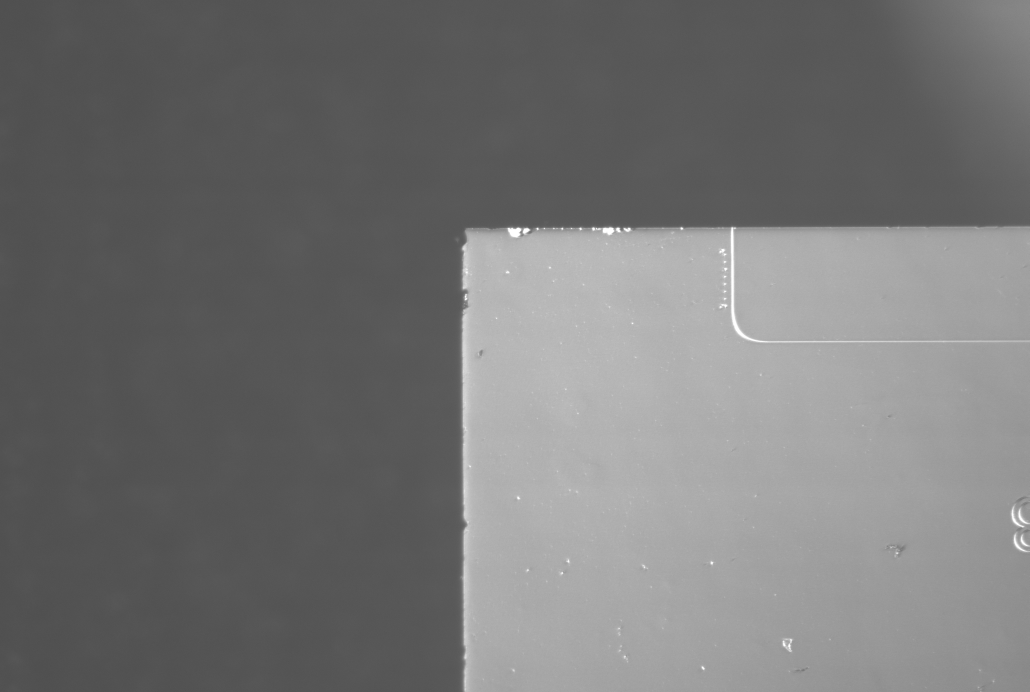
#> input picture Pictures/foto6.png, 3088 x 2076 px (shown at 1/3 size)
$ python 'Edge detection with detection in ROI.py'
#> lines starting #> are read from the running program, lines starting #| are printed output that depends on the picture; after the words box and inside, x2 and y2 are one past the last pixel; in counts of white or black regions, pixels touching at a corner belong together
import cv2
import numpy as np
import matplotlib.pyplot as plt
from sklearn.linear_model import RANSACRegressor

Thickness_Lines_Edge = 3
Draw_Edge = True
Radius_Intersection = 10
Draw_Edge_Intersection = False
Thickness_Lines_ROI = 1
Draw_ROI = False
Thickness_Lines_Waveguide_Entrance = 3
Draw_Waveguide_Entrance = True
draw_jhdjhfjhsjhfjsk_kdjkf = True


# Function to adjust contrast
def adjust_contrast(image, alpha, beta):
    return cv2.convertScaleAbs(image, alpha=alpha, beta=beta)

# Function to perform Canny edge detection and Hough Line transform
def detect_lines(image, min_stiffness_canny, max_stiffness_canny, threshold_Hough, minLineLenght_Hough, maxLineGap_Hough):
    # Convert to grayscale
    gray = cv2.cvtColor(image, cv2.COLOR_BGR2GRAY)

    # Apply Gaussian blur
    blurred = cv2.GaussianBlur(gray, (5, 5), 0)

    # Apply Canny Edge Detection
    edges = cv2.Canny(blurred, min_stiffness_canny, max_stiffness_canny)

    # Use Hough Line Transform to detect lines
    lines = cv2.HoughLinesP(edges, rho=1, theta=np.pi/180, threshold=threshold_Hough, minLineLength=minLineLenght_Hough, maxLineGap=maxLineGap_Hough)

    # Separate into horizontal and vertical lines
    horizontal_lines = [line[0] for line in lines if abs(line[0][3] - line[0][1]) < 20]  # Horizontal lines
    vertical_lines = [line[0] for line in lines if abs(line[0][2] - line[0][0]) < 20]    # Vertical lines

    return horizontal_lines, vertical_lines

# Function to fit RANSAC lines for both horizontal and vertical sets
def fit_ransac_lines(horizontal_lines, vertical_lines):
    slope_horizontal, intercept_horizontal, slope_vertical, intercept_vertical = None, None, None, None

    # Fit horizontal lines
    if len(horizontal_lines) > 0:
        horizontal_points = np.array([[x1, y1] for x1, y1, x2, y2 in horizontal_lines] + [[x2, y2] for x1, y1, x2, y2 in horizontal_lines])
        slope_horizontal, intercept_horizontal = fit_line_ransac(horizontal_points)

    # Fit vertical lines
    if len(vertical_lines) > 0:
        vertical_points = np.array([[x1, y1] for x1, y1, x2, y2 in vertical_lines] + [[x2, y2] for x1, y1, x2, y2 in vertical_lines])
        slope_vertical, intercept_vertical = fit_line_ransac(vertical_points)

    return slope_horizontal, intercept_horizontal, slope_vertical, intercept_vertical

# RANSAC line fitting function
def fit_line_ransac(points):
    if len(points) < 2:
        return None  # Not enough points to fit a line
    ransac = RANSACRegressor()
    x = points[:, 0].reshape(-1, 1)
    y = points[:, 1]
    ransac.fit(x, y)
    slope = ransac.estimator_.coef_[0]  # Slope (m)
    intercept = ransac.estimator_.intercept_  # Intercept (b)
    return slope, intercept

# Function to find the exact intersection of two lines given their slopes and intercepts
def find_exact_intersection(m1, b1, m2, b2):
    if m1 == m2:
        raise ValueError("The lines are parallel and have no intersection.")
    x_intersection = (b2 - b1) / (m1 - m2)
    y_intersection = m1 * x_intersection + b1
    return int(x_intersection), int(y_intersection)

# Function to create a rotated rectangular ROI under the horizontal line
def create_rotated_rectangle_roi(intersection, slope_horizontal, width=200, height=200, offset=811):
    # Starting point for the rectangle (offset based on the middle of the horizontal line)
    x_center = intersection[0] + offset
    y_center = int(slope_horizontal * (x_center - intersection[0]) + intersection[1])  # Adjust y based on slope

    # Calculate direction vector based on the slope of the horizontal line
    dx = width // 2
    dy = int(slope_horizontal * dx)

    # Instead of positioning the center, we will position the top of the rectangle under the line
    top_y = y_center + dy  # Positioning the top of the rectangle

    # Calculate the four corners of the rotated rectangle
    roi_corners = [
        (x_center - dx, top_y),  # Top-left corner
        (x_center + dx, top_y),  # Top-right corner
        (x_center + dx, top_y + height),  # Bottom-right corner
        (x_center - dx, top_y + height)   # Bottom-left corner
    ]

    return roi_corners

# Function to draw lines and the ROI on the image, including translating ROI lines to full image
def draw_lines_and_roi(image, slope_horizontal, intercept_horizontal, slope_vertical, intercept_vertical, intersection, roi_corners, vertical_lines_roi):
    construction_lines_image = image.copy()

    # Draw the horizontal construction line
    if slope_horizontal is not None and Draw_Edge:
        extended_horizontal_line = line_from_slope_intercept(slope_horizontal, intercept_horizontal, image.shape, axis='horizontal')
        x1, y1, x2, y2 = extended_horizontal_line
        cv2.line(construction_lines_image, (x1, y1), (x2, y2), (255, 0, 0), Thickness_Lines_Edge)  # Blue horizontal line

    # Draw the vertical construction line
    if slope_vertical is not None and Draw_Edge:
        extended_vertical_line = line_from_slope_intercept(slope_vertical, intercept_vertical, image.shape, axis='vertical')
        x1, y1, x2, y2 = extended_vertical_line
        cv2.line(construction_lines_image, (x1, y1), (x2, y2), (255, 0, 0), Thickness_Lines_Edge)  # Blue vertical line

    # Draw the intersection point
    if intersection is not None and Draw_Edge_Intersection:
        cv2.circle(construction_lines_image, intersection, Radius_Intersection, (0, 255, 0), -1)  # Green small dot

    # Draw the rotated ROI
    if roi_corners and Draw_ROI:
        for i in range(4):
            cv2.line(construction_lines_image, roi_corners[i], roi_corners[(i+1) % 4], (0, 255, 255), Thickness_Lines_ROI)  # Yellow

    # Draw the vertical centerline from the ROI onto the full image
    if centerline_x is not None and roi_corners and Draw_Waveguide_Entrance:
        # Calculate the top-left corner of the ROI in the original image
        x_min = min([x for x, y in roi_corners])

        # Translate the centerline x-coordinate back to the full image
        centerline_x_translated = centerline_x + x_min

        # Draw the centerline on the original image
        cv2.line(construction_lines_image, (centerline_x_translated, 0), (centerline_x_translated, image.shape[0]), (0, 255, 0), Thickness_Lines_Waveguide_Entrance)  # Green centerline

    # Show the final image with ROI and vertical lines from ROI drawn on the full image
    plt.figure(figsize=(15, 7))
    plt.imshow(cv2.cvtColor(construction_lines_image, cv2.COLOR_BGR2RGB))
    plt.title("Full Image with ROI and Vertical Lines from ROI")
    plt.axis('off')
    plt.show()

# Function to convert slope and intercept to line endpoints
def line_from_slope_intercept(slope, intercept, image_shape, axis='horizontal'):
    height, width = image_shape[:2]
    if axis == 'horizontal':
        x1, x2 = 0, width
        y1 = int(slope * x1 + intercept)
        y2 = int(slope * x2 + intercept)
        return np.array([x1, y1, x2, y2], dtype=np.int32)
    else:  # For vertical line, x is constant
        y1, y2 = 0, height
        x1 = int((y1 - intercept) / slope) if slope != 0 else intercept
        x2 = int((y2 - intercept) / slope) if slope != 0 else intercept
        return np.array([x1, y1, x2, y2], dtype=np.int32)

# Function to extract the ROI from the image based on the rectangle's corner points
def extract_roi(image, roi_corners):
    # Find bounding box around the rotated rectangle
    x_min = min([x for x, y in roi_corners])
    x_max = max([x for x, y in roi_corners])
    y_min = min([y for x, y in roi_corners])
    y_max = max([y for x, y in roi_corners])

    # Ensure ROI is within image boundaries
    x_min = max(0, x_min)
    y_min = max(0, y_min)
    x_max = min(image.shape[1], x_max)
    y_max = min(image.shape[0], y_max)

    # Extract the ROI as a cropped section of the image
    roi_image = image[y_min:y_max, x_min:x_max]
    return roi_image

# Function to detect lines in the ROI
def detect_lines_in_roi(roi_image):

    # Adjust contrast for better edge detection
    roi_adjusted_image = adjust_contrast(roi_image, 1, 1)

    # Detect lines inside the ROI
    horizontal_lines, vertical_lines = detect_lines(roi_adjusted_image, 40, 50, 50, 50, 50)

    # Fit RANSAC lines in the ROI
    slope_horizontal, intercept_horizontal, slope_vertical, intercept_vertical = fit_ransac_lines(horizontal_lines, vertical_lines)

    return horizontal_lines, vertical_lines, slope_horizontal, intercept_horizontal, slope_vertical, intercept_vertical

# Function to fit and draw construction lines and the midpoint line
def draw_construction_lines_roi(roi_image, vertical_lines):
    # Copy the ROI for drawing
    roi_with_construction_lines = roi_image.copy()

    # To store the x positions of the two vertical construction lines
    vertical_x_positions = []

    # Loop through detected vertical lines and fit a RANSAC line to each
    for line in vertical_lines:
        x1, y1, x2, y2 = line
        points = np.array([[x1, y1], [x2, y2]])

        # Handle vertical lines separately
        if x2 - x1 == 0:  # If the line is vertical
            vertical_x_positions.append(x1)  # Store the x-coordinate
        else:
            # Fit RANSAC line if it's not perfectly vertical
            slope, intercept = fit_line_ransac(points)

            # Calculate the endpoints for the extended construction line
            height = roi_with_construction_lines.shape[0]
            x1_extended = int((0 - intercept) / slope)  # Intersection with top of the ROI
            x2_extended = int((height - intercept) / slope)  # Intersection with bottom of the ROI

            # Store the x-coordinate of the construction line
            vertical_x_positions.append((x1_extended + x2_extended) // 2)

    # Calculate the midpoint line between the two vertical lines
    if len(vertical_x_positions) >= 2:
        mid_x = sum(vertical_x_positions) // len(vertical_x_positions)  # Average of x-positions

        # Draw the midpoint construction line
        cv2.line(roi_with_construction_lines, (mid_x, 0), (mid_x, roi_with_construction_lines.shape[0]), (255, 0, 0), 1)  # Blue midpoint line

        # Show the ROI with construction lines and the midpoint line
        plt.figure(figsize=(10, 5))
        plt.imshow(cv2.cvtColor(roi_with_construction_lines, cv2.COLOR_BGR2RGB))
        plt.title("Construction Lines and Midpoint Line in ROI")
        plt.axis('off')
        plt.show()

        return mid_x  # Return the centerline's x-coordinate for use in the full image
    return None

# Load the image
image_path = "./Pictures/foto6.png"  # Replace with your image path
image = cv2.imread(image_path)
#> image is the input picture: shape (2076, 3088, 3); min 74, max 255, mean 116.9

# Adjust contrast for better edge detection
adjusted_image = adjust_contrast(image, 2, 1)
#> in adjust_contrast, `return cv2.convertScaleAbs(image, alpha=alpha, beta=beta)`:
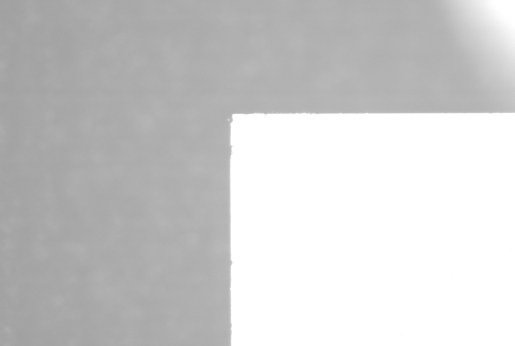
#> returned value: shape (2076, 3088, 3) (shown at 1/6 size); min 149, max 255, mean 204.6

# Detect lines
horizontal_lines, vertical_lines = detect_lines(adjusted_image, 50, 60, 50, 50, 10)
#> in detect_lines, `edges = cv2.Canny(blurred, min_stiffness_canny, max_stiffness_canny)`:
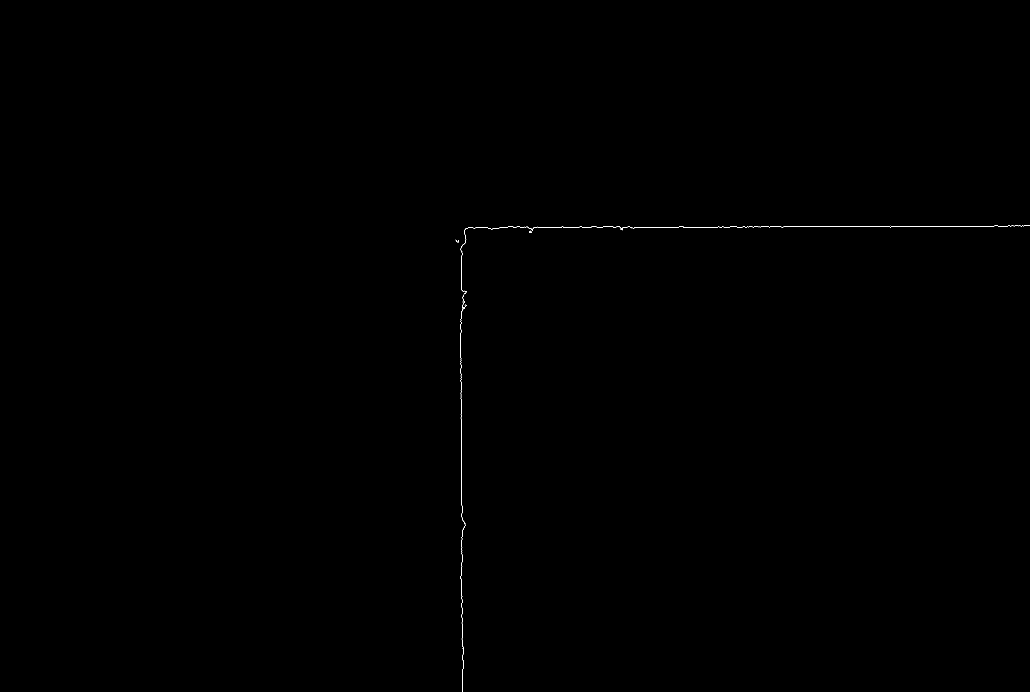
#> edges: shape (2076, 3088) (shown at 1/3 size); 0.05% white in thin lines or dots, all inside (x1, y1, x2, y2) = (1367, 677, 3088, 2076)
#> in detect_lines, `lines = cv2.HoughLinesP(edges, rho=1, theta=np.pi/180, threshold=thres..`: lines = 19 rows, first 6: [2228, 680, 2571, 680], [1948, 681, 2036, 681], [1385, 1662, 1385, 1611], [2678, 679, 2816, 679], [1384, 1489, 1384, 1284], [1383, 867, 1383, 812]
#> in detect_lines, `horizontal_lines = [line[0] for line in lines if abs(line[0][3] - line..`: horizontal_lines = [[2228, 680, 2571, 680], [1948, 681, 2036, 681], [2678, 679, 2816, 679], [1607, 682, 1735, 682], [2817, 678, 2931, 678], [1404, 683, 1463, 683], [2050, 681, 2189, 681], [3010, 678, 3078, 677], [1837, 680, 1892, 681], [2524, 679, 2666, 679]]
#> in detect_lines, `vertical_lines = [line[0] for line in lines if abs(line[0][2] - line[0..`: vertical_lines = [[1385, 1662, 1385, 1611], [1384, 1489, 1384, 1284], [1383, 867, 1383, 812], [1386, 1932, 1386, 1823], [1382, 1093, 1382, 957], [1383, 1283, 1383, 1121], [1385, 1797, 1385, 1745], [1387, 2070, 1387, 2011], [1385, 806, 1385, 754]]

# Fit RANSAC lines
slope_horizontal, intercept_horizontal, slope_vertical, intercept_vertical = fit_ransac_lines(horizontal_lines, vertical_lines)
#> in fit_ransac_lines, `horizontal_points = np.array([[x1, y1] for x1, y1, x2, y2 in horizonta..`: horizontal_points = 20 rows, first 8: [2228, 680], [1948, 681], [2678, 679], [1607, 682], [2817, 678], [1404, 683], [2050, 681], [3010, 678]
#> in fit_line_ransac, `x = points[:, 0].reshape(-1, 1)`: x = 20 values, max 3078 at index 17, min 1404 at index 5, mean 2274
#> in fit_line_ransac, `y = points[:, 1]`: y = 20 values, max 683 at index 5, min 677 at index 17, mean 680.1
#> in fit_ransac_lines, `slope_horizontal, intercept_horizontal = fit_line_ransac(horizontal_po..`: slope_horizontal = -0.00325; intercept_horizontal = 687.5
#> in fit_ransac_lines, `vertical_points = np.array([[x1, y1] for x1, y1, x2, y2 in vertical_li..`: vertical_points = 18 rows, first 8: [1385, 1662], [1384, 1489], [1383, 867], [1386, 1932], [1382, 1093], [1383, 1283], [1385, 1797], [1387, 2070]
#> in fit_ransac_lines, `slope_vertical, intercept_vertical = fit_line_ransac(vertical_points)`: slope_vertical = 254.7; intercept_vertical = -351074.1
#> slope_horizontal = -0.00325; intercept_horizontal = 687.5; slope_vertical = 254.7; intercept_vertical = -351074.1

# Get intersection point
if slope_horizontal is not None and slope_vertical is not None:
    intersection = find_exact_intersection(slope_horizontal, intercept_horizontal, slope_vertical, intercept_vertical)
#> in find_exact_intersection, `x_intersection = (b2 - b1) / (m1 - m2)`: x_intersection = 1381.3
#> in find_exact_intersection, `y_intersection = m1 * x_intersection + b1`: y_intersection = 683
#> intersection = (1381, 683)
    print(f"Intersection Point: {intersection}")
#| Intersection Point: (1381, 683)
else:
    intersection = None

# Create the rotated ROI
if intersection is not None and slope_horizontal is not None:
    roi_corners = create_rotated_rectangle_roi(intersection, slope_horizontal)
#> in create_rotated_rectangle_roi, `x_center = intersection[0] + offset`: x_center = 2192
#> in create_rotated_rectangle_roi, `y_center = int(slope_horizontal * (x_center - intersection[0]) + inter..`: y_center = 680
#> in create_rotated_rectangle_roi, `dy = int(slope_horizontal * dx)`: dy = 0
#> in create_rotated_rectangle_roi, `top_y = y_center + dy`: top_y = 680
#> in create_rotated_rectangle_roi, `roi_corners = [ (x_center - dx, top_y),`: roi_corners = [(2092, 680), (2292, 680), (2292, 880), (2092, 880)]
    print(f"ROI Corners: {roi_corners}")
#| ROI Corners: [(2092, 680), (2292, 680), (2292, 880), (2092, 880)]
else:
    roi_corners = None

# If ROI is created, extract it and detect lines within it
if roi_corners:
    # Extract the ROI from the image
    roi_image = extract_roi(image, roi_corners)
#> in extract_roi, `x_min = min([x for x, y in roi_corners])`: x_min = 2092
#> in extract_roi, `x_max = max([x for x, y in roi_corners])`: x_max = 2292
#> in extract_roi, `y_min = min([y for x, y in roi_corners])`: y_min = 680
#> in extract_roi, `y_max = max([y for x, y in roi_corners])`: y_max = 880
#> in extract_roi, `roi_image = image[y_min:y_max, x_min:x_max]`:
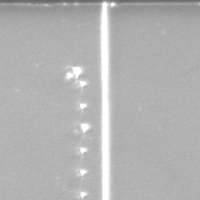
#> roi_image: shape (200, 200, 3); min 101, max 255, mean 179.1

    # Detect lines in the ROI
    horizontal_lines_roi, vertical_lines_roi, slope_horizontal_roi, intercept_horizontal_roi, slope_vertical_roi, intercept_vertical_roi = detect_lines_in_roi(roi_image)
#> call 2 of detect_lines, with min_stiffness_canny = 40, max_stiffness_canny = 50, threshold_Hough = 50, minLineLenght_Hough = 50, maxLineGap_Hough = 50
#> in detect_lines (call 2), `edges = cv2.Canny(blurred, min_stiffness_canny, max_stiffness_canny)`:
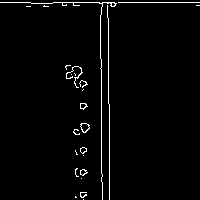
#> edges: shape (200, 200); 2.3% white in thin lines or dots
#> in detect_lines (call 2), `lines = cv2.HoughLinesP(edges, rho=1, theta=np.pi/180, threshold=thres..`: lines = [[0, 2, 199, 2], [101, 181, 101, 3], [107, 3, 109, 162]]
#> in detect_lines (call 2), `horizontal_lines = [line[0] for line in lines if abs(line[0][3] - line..`: horizontal_lines = [[0, 2, 199, 2]]
#> in detect_lines (call 2), `vertical_lines = [line[0] for line in lines if abs(line[0][2] - line[0..`: vertical_lines = [[101, 181, 101, 3], [107, 3, 109, 162]]
#> in detect_lines_in_roi, `horizontal_lines, vertical_lines = detect_lines(roi_adjusted_image, 40..`: horizontal_lines = [[0, 2, 199, 2]]; vertical_lines = [[101, 181, 101, 3], [107, 3, 109, 162]]
#> in detect_lines_in_roi, `slope_horizontal, intercept_horizontal, slope_vertical, intercept_vert..`: slope_horizontal = 0; intercept_horizontal = 2; slope_vertical = 0; intercept_vertical = 3
#> horizontal_lines_roi = [[0, 2, 199, 2]]; vertical_lines_roi = [[101, 181, 101, 3], [107, 3, 109, 162]]; slope_horizontal_roi = 0; intercept_horizontal_roi = 2; slope_vertical_roi = 0; intercept_vertical_roi = 3

    # Draw the detected construction lines in the ROI
    centerline_x = draw_construction_lines_roi(roi_image, vertical_lines_roi)
#> the loop in draw_construction_lines_roi, `for line in vertical_lines:` made 2 passes
#> (x1, y1, x2, y2, x in fit_line_ransac, y in fit_line_ransac, slope, intercept) on pass 2: (107, 3, 109, 162, [107, 109], [3, 162], 79.5, -8503.5)
#> after the loop in draw_construction_lines_roi, `for line in vertical_lines:`: vertical_x_positions = [101, 107]
#> in draw_construction_lines_roi, `mid_x = sum(vertical_x_positions) // len(vertical_x_positions)`: mid_x = 104
#> in draw_construction_lines_roi, `cv2.line(roi_with_construction_lines, (mid_x, 0), (mid_x, roi_with_con..`:
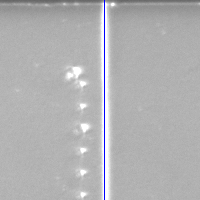
#> roi_with_construction_lines: shape (200, 200, 3); 0.5% of pixels changed, all inside (x1, y1, x2, y2) = (104, 0, 105, 200)
#> centerline_x = 104

    # Draw the detected lines and the ROI on the original image
    draw_lines_and_roi(image, slope_horizontal, intercept_horizontal, slope_vertical, intercept_vertical, intersection, roi_corners, vertical_lines_roi)
#> in line_from_slope_intercept, `y1 = int(slope * x1 + intercept)`: y1 = 687
#> in line_from_slope_intercept, `y2 = int(slope * x2 + intercept)`: y2 = 677
#> in draw_lines_and_roi, `extended_horizontal_line = line_from_slope_intercept(slope_horizontal,..`: extended_horizontal_line = [0, 687, 3088, 677]
#> in draw_lines_and_roi, `x1, y1, x2, y2 = extended_horizontal_line`: x1 = 0; y1 = 687; x2 = 3088; y2 = 677
#> in draw_lines_and_roi, `extended_vertical_line = line_from_slope_intercept(slope_vertical, int..`: extended_vertical_line = [1378, 0, 1386, 2076]
#> in draw_lines_and_roi, `x1, y1, x2, y2 = extended_vertical_line`: x1 = 1378; y1 = 0; x2 = 1386; y2 = 2076
#> in draw_lines_and_roi, `x_min = min([x for x, y in roi_corners])`: x_min = 2092
#> in draw_lines_and_roi, `centerline_x_translated = centerline_x + x_min`: centerline_x_translated = 2196
#> in draw_lines_and_roi, `plt.show()`:
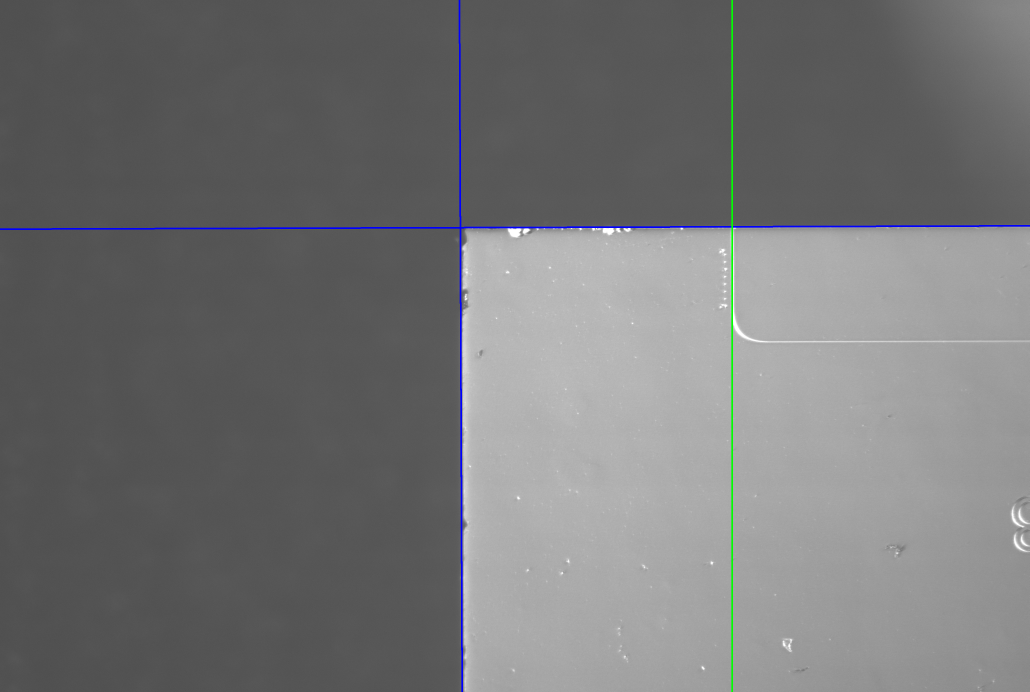
#> shown: shape (2076, 3088, 3) (shown at 1/3 size); mean R, G, B 116.2, 116.6, 117.3
